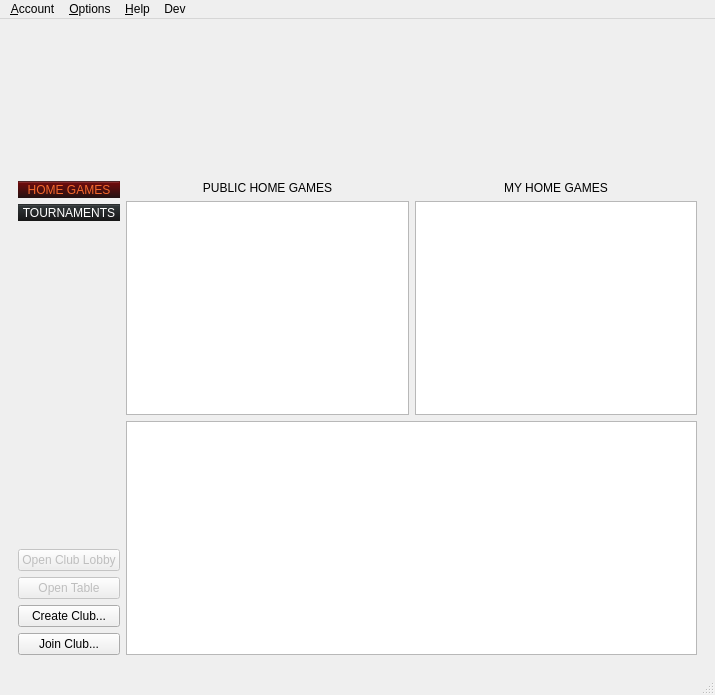
<?xml version="1.0" encoding="UTF-8"?>
<ui version="4.0">
 <class>MainWindow</class>
 <widget class="QMainWindow" name="MainWindow">
  <property name="geometry">
   <rect>
    <x>0</x>
    <y>0</y>
    <width>715</width>
    <height>695</height>
   </rect>
  </property>
  <property name="sizePolicy">
   <sizepolicy hsizetype="Fixed" vsizetype="Fixed">
    <horstretch>0</horstretch>
    <verstretch>0</verstretch>
   </sizepolicy>
  </property>
  <property name="windowTitle">
   <string>ChipUP Poker</string>
  </property>
  <property name="styleSheet">
   <string notr="true">QPushButton#btHomeGames, QPushButton#btTournaments,#btHomeGamesDummy,#btTournamentsDummy {
	border-image: none;
	background-color: qlineargradient(x1:0, y1:0, x2:0, y2:1, stop: 0 #343a3c, stop: 1 #171717);
	border-top: 2px solid qlineargradient(x1:0, y1:0, x2:0, y2:1, stop: 0 #202223, stop: 1 #4b5152);
	color: white;
	min-width: 11em;
	padding-top: 1em;
	padding-bottom: 1em;
}
QPushButton:checked#btHomeGamesDummy, QPushButton:checked#btTournamentsDummy {
	background-color: qlineargradient(x1:0, y1:0, x2:0, y2:1, stop: 0 #780b0b, stop: 1 #221212);
	color: #f5682c;
	border-top: 2px solid qlineargradient(x1:0, y1:0, x2:0, y2:1, stop: 0 #3a2425, stop: 1 #9f2f2f);
}</string>
  </property>
  <property name="unifiedTitleAndToolBarOnMac">
   <bool>false</bool>
  </property>
  <widget class="QWidget" name="centralwidget">
   <layout class="QVBoxLayout" name="verticalLayout" stretch="0,1">
    <property name="spacing">
     <number>0</number>
    </property>
    <property name="leftMargin">
     <number>0</number>
    </property>
    <property name="topMargin">
     <number>0</number>
    </property>
    <property name="rightMargin">
     <number>0</number>
    </property>
    <property name="bottomMargin">
     <number>0</number>
    </property>
    <item>
     <widget class="QWidget" name="header" native="true">
      <property name="minimumSize">
       <size>
        <width>438</width>
        <height>144</height>
       </size>
      </property>
      <property name="styleSheet">
       <string notr="true">background-image: url(:/resources/header/Header.png);
background-repeat: no-repeat;</string>
      </property>
     </widget>
    </item>
    <item>
     <widget class="QWidget" name="paMain" native="true">
      <layout class="QHBoxLayout" name="horizontalLayout_3">
       <item>
        <widget class="QStackedWidget" name="stackedWidget">
         <property name="currentIndex">
          <number>0</number>
         </property>
         <widget class="QWidget" name="page">
          <layout class="QHBoxLayout" name="horizontalLayout_2">
           <item>
            <layout class="QVBoxLayout" name="verticalLayout_2">
             <item>
              <widget class="QPushButton" name="btHomeGamesDummy">
               <property name="sizePolicy">
                <sizepolicy hsizetype="Minimum" vsizetype="Minimum">
                 <horstretch>0</horstretch>
                 <verstretch>0</verstretch>
                </sizepolicy>
               </property>
               <property name="styleSheet">
                <string notr="true"/>
               </property>
               <property name="text">
                <string>HOME GAMES</string>
               </property>
               <property name="checkable">
                <bool>true</bool>
               </property>
               <property name="checked">
                <bool>true</bool>
               </property>
              </widget>
             </item>
             <item>
              <widget class="QPushButton" name="btTournaments">
               <property name="text">
                <string>TOURNAMENTS</string>
               </property>
               <property name="checkable">
                <bool>true</bool>
               </property>
              </widget>
             </item>
             <item>
              <spacer name="verticalSpacer">
               <property name="orientation">
                <enum>Qt::Vertical</enum>
               </property>
               <property name="sizeHint" stdset="0">
                <size>
                 <width>20</width>
                 <height>40</height>
                </size>
               </property>
              </spacer>
             </item>
             <item>
              <widget class="QPushButton" name="btOpenClubLobby">
               <property name="enabled">
                <bool>false</bool>
               </property>
               <property name="text">
                <string>Open Club Lobby</string>
               </property>
              </widget>
             </item>
             <item>
              <widget class="QPushButton" name="btOpenTable">
               <property name="enabled">
                <bool>false</bool>
               </property>
               <property name="text">
                <string>Open Table</string>
               </property>
              </widget>
             </item>
             <item>
              <widget class="QPushButton" name="btCreateClub">
               <property name="text">
                <string>Create Club...</string>
               </property>
              </widget>
             </item>
             <item>
              <widget class="QPushButton" name="btJoinClub">
               <property name="text">
                <string>Join Club...</string>
               </property>
              </widget>
             </item>
            </layout>
           </item>
           <item>
            <layout class="QVBoxLayout" name="verticalLayout_5">
             <item>
              <layout class="QHBoxLayout" name="horizontalLayout">
               <item>
                <layout class="QVBoxLayout" name="verticalLayout_3">
                 <item>
                  <widget class="QLabel" name="btPublicGames">
                   <property name="text">
                    <string>PUBLIC HOME GAMES</string>
                   </property>
                   <property name="alignment">
                    <set>Qt::AlignCenter</set>
                   </property>
                  </widget>
                 </item>
                 <item>
                  <widget class="QTreeView" name="gridPublicClubs"/>
                 </item>
                </layout>
               </item>
               <item>
                <layout class="QVBoxLayout" name="verticalLayout_4">
                 <item>
                  <widget class="QLabel" name="btPrivateClubs">
                   <property name="text">
                    <string>MY HOME GAMES</string>
                   </property>
                   <property name="alignment">
                    <set>Qt::AlignCenter</set>
                   </property>
                  </widget>
                 </item>
                 <item>
                  <widget class="QTreeView" name="gridPrivateClubs"/>
                 </item>
                </layout>
               </item>
              </layout>
             </item>
             <item>
              <widget class="QTreeView" name="gridGames"/>
             </item>
            </layout>
           </item>
          </layout>
         </widget>
         <widget class="QWidget" name="page_2">
          <layout class="QHBoxLayout" name="horizontalLayout_4">
           <item>
            <layout class="QVBoxLayout" name="verticalLayout_6">
             <item>
              <widget class="QPushButton" name="btHomeGames">
               <property name="text">
                <string>HOME GAMES</string>
               </property>
              </widget>
             </item>
             <item>
              <widget class="QPushButton" name="btTournamentsDummy">
               <property name="text">
                <string>TOURNAMENTS</string>
               </property>
               <property name="checkable">
                <bool>true</bool>
               </property>
               <property name="checked">
                <bool>true</bool>
               </property>
              </widget>
             </item>
             <item>
              <spacer name="verticalSpacer_2">
               <property name="orientation">
                <enum>Qt::Vertical</enum>
               </property>
               <property name="sizeHint" stdset="0">
                <size>
                 <width>20</width>
                 <height>40</height>
                </size>
               </property>
              </spacer>
             </item>
             <item>
              <widget class="QPushButton" name="btTournamentRegister">
               <property name="text">
                <string>Register</string>
               </property>
              </widget>
             </item>
             <item>
              <widget class="QPushButton" name="btTournamentLobby">
               <property name="text">
                <string>Tournament Lobby</string>
               </property>
              </widget>
             </item>
            </layout>
           </item>
           <item>
            <widget class="QTreeView" name="treeView"/>
           </item>
          </layout>
         </widget>
        </widget>
       </item>
      </layout>
     </widget>
    </item>
   </layout>
  </widget>
  <widget class="QMenuBar" name="menubar">
   <property name="geometry">
    <rect>
     <x>0</x>
     <y>0</y>
     <width>715</width>
     <height>21</height>
    </rect>
   </property>
   <widget class="QMenu" name="menuAccount">
    <property name="title">
     <string>&amp;Account</string>
    </property>
    <addaction name="actionChange_E_mail_address"/>
    <addaction name="actionChange_password"/>
    <addaction name="actionChange_Avatar"/>
    <addaction name="separator"/>
    <addaction name="actionLogout"/>
   </widget>
   <widget class="QMenu" name="menuOptions">
    <property name="title">
     <string>&amp;Options</string>
    </property>
    <widget class="QMenu" name="menu_Table">
     <property name="title">
      <string>&amp;Table</string>
     </property>
     <addaction name="actionSounds"/>
     <addaction name="actionAnimations"/>
     <addaction name="separator"/>
     <addaction name="actionAlways_Check_Fold"/>
     <addaction name="actionConfirmation_on_fold"/>
     <addaction name="separator"/>
     <addaction name="actionAlways_Run_it_Twice"/>
    </widget>
    <widget class="QMenu" name="menuTournaments">
     <property name="title">
      <string>T&amp;ournaments</string>
     </property>
     <addaction name="separator"/>
     <addaction name="action_Open_All_Tables"/>
    </widget>
    <addaction name="menu_Table"/>
    <addaction name="menuTournaments"/>
    <addaction name="separator"/>
    <addaction name="actionHand_History"/>
   </widget>
   <widget class="QMenu" name="menuHelp">
    <property name="title">
     <string>&amp;Help</string>
    </property>
    <addaction name="actionContact_Us"/>
    <addaction name="actionTerms_and_Conditions"/>
    <addaction name="separator"/>
    <addaction name="actionAbout_ChipUPPoker"/>
   </widget>
   <widget class="QMenu" name="menuDev">
    <property name="title">
     <string>Dev</string>
    </property>
    <addaction name="actionCSS_Editor"/>
    <addaction name="actionSelf_Tests"/>
    <addaction name="actionDisconnect"/>
    <addaction name="actionCrash"/>
   </widget>
   <addaction name="menuAccount"/>
   <addaction name="menuOptions"/>
   <addaction name="menuHelp"/>
   <addaction name="menuDev"/>
  </widget>
  <widget class="QStatusBar" name="statusbar">
   <property name="sizeGripEnabled">
    <bool>true</bool>
   </property>
  </widget>
  <action name="actionChange_E_mail_address">
   <property name="text">
    <string>Change &amp;E-mail address...</string>
   </property>
  </action>
  <action name="actionChange_password">
   <property name="text">
    <string>Change &amp;Password...</string>
   </property>
  </action>
  <action name="actionChange_Avatar">
   <property name="text">
    <string>Change &amp;Avatar</string>
   </property>
  </action>
  <action name="actionLogout">
   <property name="text">
    <string>&amp;Logout</string>
   </property>
  </action>
  <action name="actionHand_History">
   <property name="text">
    <string>&amp;Hand History</string>
   </property>
   <property name="shortcut">
    <string>Ctrl+H</string>
   </property>
  </action>
  <action name="actionSounds">
   <property name="text">
    <string>&amp;Sounds</string>
   </property>
  </action>
  <action name="actionAnimations">
   <property name="text">
    <string>&amp;Animations</string>
   </property>
  </action>
  <action name="actionAlways_Check_Fold">
   <property name="checkable">
    <bool>true</bool>
   </property>
   <property name="text">
    <string>Always &amp;Check/Fold</string>
   </property>
  </action>
  <action name="actionContact_Us">
   <property name="text">
    <string>&amp;Contact Us</string>
   </property>
  </action>
  <action name="actionTerms_and_Conditions">
   <property name="text">
    <string>&amp;Terms and Conditions</string>
   </property>
  </action>
  <action name="actionAbout_ChipUPPoker">
   <property name="text">
    <string>&amp;About ChipUPPoker...</string>
   </property>
  </action>
  <action name="actionConfirmation_on_fold">
   <property name="checkable">
    <bool>true</bool>
   </property>
   <property name="text">
    <string>&amp;Confirmation on Fold</string>
   </property>
  </action>
  <action name="actionAlways_Run_it_Twice">
   <property name="checkable">
    <bool>true</bool>
   </property>
   <property name="text">
    <string>Al&amp;ways Run it Twice</string>
   </property>
  </action>
  <action name="action_Open_All_Tables">
   <property name="text">
    <string>&amp;Open All Tables</string>
   </property>
  </action>
  <action name="actionCSS_Editor">
   <property name="text">
    <string>CSS Editor</string>
   </property>
  </action>
  <action name="actionOpen_Table">
   <property name="text">
    <string>Open Table</string>
   </property>
  </action>
  <action name="actionSelf_Tests">
   <property name="text">
    <string>Self-Tests</string>
   </property>
  </action>
  <action name="actionDisconnect">
   <property name="text">
    <string>Disconnect</string>
   </property>
  </action>
  <action name="actionCrash">
   <property name="text">
    <string>Crash</string>
   </property>
  </action>
 </widget>
 <resources/>
 <connections/>
</ui>
